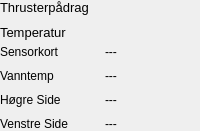
                              <widget class="QFrame" name="frame">
                               <property name="sizePolicy">
                                <sizepolicy hsizetype="Preferred" vsizetype="Preferred">
                                 <horstretch>0</horstretch>
                                 <verstretch>0</verstretch>
                                </sizepolicy>
                               </property>
                               <property name="minimumSize">
                                <size>
                                 <width>0</width>
                                 <height>0</height>
                                </size>
                               </property>
                               <property name="maximumSize">
                                <size>
                                 <width>16777215</width>
                                 <height>16777215</height>
                                </size>
                               </property>
                               <layout class="QVBoxLayout" name="kjoremodusLayout" stretch="0,0,0,0">
                                <property name="spacing">
                                 <number>5</number>
                                </property>
                                <property name="leftMargin">
                                 <number>0</number>
                                </property>
                                <property name="topMargin">
                                 <number>0</number>
                                </property>
                                <property name="rightMargin">
                                 <number>0</number>
                                </property>
                                <property name="bottomMargin">
                                 <number>0</number>
                                </property>
                                <item>
                                 <widget class="QLabel" name="title_kjoremodus">
                                  <property name="minimumSize">
                                   <size>
                                    <width>0</width>
                                    <height>0</height>
                                   </size>
                                  </property>
                                  <property name="maximumSize">
                                   <size>
                                    <width>100</width>
                                    <height>50</height>
                                   </size>
                                  </property>
                                  <property name="font">
                                   <font>
                                    <pointsize>10</pointsize>
                                    <weight>50</weight>
                                    <italic>false</italic>
                                    <bold>false</bold>
                                   </font>
                                  </property>
                                  <property name="styleSheet">
                                   <string notr="true"/>
                                  </property>
                                  <property name="text">
                                   <string>Thrusterpådrag</string>
                                  </property>
                                 </widget>
                                </item>
                                <item>
                                 <widget class="QFrame" name="frame_2">
                                  <property name="sizePolicy">
                                   <sizepolicy hsizetype="Minimum" vsizetype="Expanding">
                                    <horstretch>5</horstretch>
                                    <verstretch>0</verstretch>
                                   </sizepolicy>
                                  </property>
                                  <property name="maximumSize">
                                   <size>
                                    <width>351</width>
                                    <height>372</height>
                                   </size>
                                  </property>
                                  <property name="styleSheet">
                                   <string notr="true">QWidget {
    background-color: #6E6976;
}

QFrame {
    background-color: #2E2A33;
    border: 2px solid #6E6976;
    border-radius: 10px;
}

QPushButton {
    background-color: #2E2A33;
    border: 2px solid #6E6976;
    border-radius: 10px;
    color: #FFFFFF;
    padding: 5px;
}

QPushButton:hover {
    background-color: #6E6976;
    color: #FFFFFF;
}

QLineEdit {
    background-color: #2E2A33;
    border: 2px solid #6E6976;
    border-radius: 10px;
    color: #FFFFFF;
    padding: 5px;
}

QLabel {
    color: #FFFFFF;
}
</string>
                                  </property>
                                  <property name="frameShape">
                                   <enum>QFrame::StyledPanel</enum>
                                  </property>
                                  <property name="frameShadow">
                                   <enum>QFrame::Raised</enum>
                                  </property>
                                  <widget class="QLabel" name="label_20">
                                   <property name="geometry">
                                    <rect>
                                     <x>-1</x>
                                     <y>1</y>
                                     <width>351</width>
                                     <height>301</height>
                                    </rect>
                                   </property>
                                   <property name="sizePolicy">
                                    <sizepolicy hsizetype="MinimumExpanding" vsizetype="Expanding">
                                     <horstretch>5</horstretch>
                                     <verstretch>0</verstretch>
                                    </sizepolicy>
                                   </property>
                                   <property name="maximumSize">
                                    <size>
                                     <width>351</width>
                                     <height>372</height>
                                    </size>
                                   </property>
                                   <property name="text">
                                    <string/>
                                   </property>
                                   <property name="pixmap">
                                    <pixmap resource="../resources.qrc">:/rov/E:/image.png</pixmap>
                                   </property>
                                   <property name="scaledContents">
                                    <bool>true</bool>
                                   </property>
                                  </widget>
                                  <widget class="QLabel" name="labelVVF_3">
                                   <property name="geometry">
                                    <rect>
                                     <x>60</x>
                                     <y>40</y>
                                     <width>41</width>
                                     <height>31</height>
                                    </rect>
                                   </property>
                                   <property name="sizePolicy">
                                    <sizepolicy hsizetype="MinimumExpanding" vsizetype="Expanding">
                                     <horstretch>5</horstretch>
                                     <verstretch>0</verstretch>
                                    </sizepolicy>
                                   </property>
                                   <property name="styleSheet">
                                    <string notr="true">QWidget {
    background-color: #6E6976;
    font-size: 15px;
}

QFrame {
    background-color: #2E2A33;
    border: 2px solid blue;
    border-radius: 10px;
    font-size: 15px;
}

QPushButton {
    background-color: #2E2A33;
    border: 2px solid blue;
    border-radius: 10px;
    color: #FFFFFF;
    padding: 5px;
    font-size: 15px;
}

QPushButton:hover {
    background-color: #6E6976;
    color: #FFFFFF;
}

QLineEdit {
    background-color: #2E2A33;
    border: 2px solid blue;
    border-radius: 10px;
    color: #FFFFFF;
    padding: 5px;
    font-size: 15px;
}

QLabel {
    color: #FFFFFF;
    font-size: 15px;
}</string>
                                   </property>
                                   <property name="text">
                                    <string>------</string>
                                   </property>
                                  </widget>
                                  <widget class="QLabel" name="labelVHF_3">
                                   <property name="geometry">
                                    <rect>
                                     <x>270</x>
                                     <y>40</y>
                                     <width>41</width>
                                     <height>31</height>
                                    </rect>
                                   </property>
                                   <property name="sizePolicy">
                                    <sizepolicy hsizetype="MinimumExpanding" vsizetype="Expanding">
                                     <horstretch>5</horstretch>
                                     <verstretch>0</verstretch>
                                    </sizepolicy>
                                   </property>
                                   <property name="styleSheet">
                                    <string notr="true">QWidget {
    background-color: #6E6976;
    font-size: 15px;
}

QFrame {
    background-color: #2E2A33;
    border: 2px solid blue;
    border-radius: 10px;
    font-size: 15px;
}

QPushButton {
    background-color: #2E2A33;
    border: 2px solid blue;
    border-radius: 10px;
    color: #FFFFFF;
    padding: 5px;
    font-size: 15px;
}

QPushButton:hover {
    background-color: #6E6976;
    color: #FFFFFF;
}

QLineEdit {
    background-color: #2E2A33;
    border: 2px solid blue;
    border-radius: 10px;
    color: #FFFFFF;
    padding: 5px;
    font-size: 15px;
}

QLabel {
    color: #FFFFFF;
    font-size: 15px;
}</string>
                                   </property>
                                   <property name="text">
                                    <string>------</string>
                                   </property>
                                  </widget>
                                  <widget class="QLabel" name="labelHHF_3">
                                   <property name="geometry">
                                    <rect>
                                     <x>250</x>
                                     <y>110</y>
                                     <width>41</width>
                                     <height>31</height>
                                    </rect>
                                   </property>
                                   <property name="sizePolicy">
                                    <sizepolicy hsizetype="MinimumExpanding" vsizetype="Expanding">
                                     <horstretch>5</horstretch>
                                     <verstretch>0</verstretch>
                                    </sizepolicy>
                                   </property>
                                   <property name="styleSheet">
                                    <string notr="true">QWidget {
    background-color: #6E6976;
    font-size: 15px;
}

QFrame {
    background-color: #2E2A33;
    border: 2px solid blue;
    border-radius: 10px;
    font-size: 15px;
}

QPushButton {
    background-color: #2E2A33;
    border: 2px solid blue;
    border-radius: 10px;
    color: #FFFFFF;
    padding: 5px;
    font-size: 15px;
}

QPushButton:hover {
    background-color: #6E6976;
    color: #FFFFFF;
}

QLineEdit {
    background-color: #2E2A33;
    border: 2px solid blue;
    border-radius: 10px;
    color: #FFFFFF;
    padding: 5px;
    font-size: 15px;
}

QLabel {
    color: #FFFFFF;
    font-size: 15px;
}</string>
                                   </property>
                                   <property name="text">
                                    <string>------</string>
                                   </property>
                                  </widget>
                                  <widget class="QLabel" name="labelHHB_3">
                                   <property name="geometry">
                                    <rect>
                                     <x>250</x>
                                     <y>190</y>
                                     <width>41</width>
                                     <height>31</height>
                                    </rect>
                                   </property>
                                   <property name="sizePolicy">
                                    <sizepolicy hsizetype="MinimumExpanding" vsizetype="Expanding">
                                     <horstretch>5</horstretch>
                                     <verstretch>0</verstretch>
                                    </sizepolicy>
                                   </property>
                                   <property name="styleSheet">
                                    <string notr="true">QWidget {
    background-color: #6E6976;
    font-size: 15px;
}

QFrame {
    background-color: #2E2A33;
    border: 2px solid blue;
    border-radius: 10px;
    font-size: 15px;
}

QPushButton {
    background-color: #2E2A33;
    border: 2px solid blue;
    border-radius: 10px;
    color: #FFFFFF;
    padding: 5px;
    font-size: 15px;
}

QPushButton:hover {
    background-color: #6E6976;
    color: #FFFFFF;
}

QLineEdit {
    background-color: #2E2A33;
    border: 2px solid blue;
    border-radius: 10px;
    color: #FFFFFF;
    padding: 5px;
    font-size: 15px;
}

QLabel {
    color: #FFFFFF;
    font-size: 15px;
}</string>
                                   </property>
                                   <property name="text">
                                    <string>------</string>
                                   </property>
                                  </widget>
                                  <widget class="QLabel" name="labelVHB_3">
                                   <property name="geometry">
                                    <rect>
                                     <x>270</x>
                                     <y>260</y>
                                     <width>41</width>
                                     <height>31</height>
                                    </rect>
                                   </property>
                                   <property name="sizePolicy">
                                    <sizepolicy hsizetype="MinimumExpanding" vsizetype="Expanding">
                                     <horstretch>5</horstretch>
                                     <verstretch>0</verstretch>
                                    </sizepolicy>
                                   </property>
                                   <property name="styleSheet">
                                    <string notr="true">QWidget {
    background-color: #6E6976;
    font-size: 15px;
}

QFrame {
    background-color: #2E2A33;
    border: 2px solid blue;
    border-radius: 10px;
    font-size: 15px;
}

QPushButton {
    background-color: #2E2A33;
    border: 2px solid blue;
    border-radius: 10px;
    color: #FFFFFF;
    padding: 5px;
    font-size: 15px;
}

QPushButton:hover {
    background-color: #6E6976;
    color: #FFFFFF;
}

QLineEdit {
    background-color: #2E2A33;
    border: 2px solid blue;
    border-radius: 10px;
    color: #FFFFFF;
    padding: 5px;
    font-size: 15px;
}

QLabel {
    color: #FFFFFF;
    font-size: 15px;
}</string>
                                   </property>
                                   <property name="text">
                                    <string>------</string>
                                   </property>
                                  </widget>
                                  <widget class="QLabel" name="labelVVB_3">
                                   <property name="geometry">
                                    <rect>
                                     <x>60</x>
                                     <y>260</y>
                                     <width>41</width>
                                     <height>31</height>
                                    </rect>
                                   </property>
                                   <property name="sizePolicy">
                                    <sizepolicy hsizetype="MinimumExpanding" vsizetype="Expanding">
                                     <horstretch>5</horstretch>
                                     <verstretch>0</verstretch>
                                    </sizepolicy>
                                   </property>
                                   <property name="styleSheet">
                                    <string notr="true">QWidget {
    background-color: #6E6976;
    font-size: 15px;
}

QFrame {
    background-color: #2E2A33;
    border: 2px solid blue;
    border-radius: 10px;
    font-size: 15px;
}

QPushButton {
    background-color: #2E2A33;
    border: 2px solid blue;
    border-radius: 10px;
    color: #FFFFFF;
    padding: 5px;
    font-size: 15px;
}

QPushButton:hover {
    background-color: #6E6976;
    color: #FFFFFF;
}

QLineEdit {
    background-color: #2E2A33;
    border: 2px solid blue;
    border-radius: 10px;
    color: #FFFFFF;
    padding: 5px;
    font-size: 15px;
}

QLabel {
    color: #FFFFFF;
    font-size: 15px;
}</string>
                                   </property>
                                   <property name="text">
                                    <string>------</string>
                                   </property>
                                  </widget>
                                  <widget class="QLabel" name="labelHVB_3">
                                   <property name="geometry">
                                    <rect>
                                     <x>90</x>
                                     <y>190</y>
                                     <width>41</width>
                                     <height>31</height>
                                    </rect>
                                   </property>
                                   <property name="sizePolicy">
                                    <sizepolicy hsizetype="MinimumExpanding" vsizetype="Expanding">
                                     <horstretch>5</horstretch>
                                     <verstretch>0</verstretch>
                                    </sizepolicy>
                                   </property>
                                   <property name="styleSheet">
                                    <string notr="true">QWidget {
    background-color: #6E6976;
    font-size: 15px;
}

QFrame {
    background-color: #2E2A33;
    border: 2px solid blue;
    border-radius: 10px;
    font-size: 15px;
}

QPushButton {
    background-color: #2E2A33;
    border: 2px solid blue;
    border-radius: 10px;
    color: #FFFFFF;
    padding: 5px;
    font-size: 15px;
}

QPushButton:hover {
    background-color: #6E6976;
    color: #FFFFFF;
}

QLineEdit {
    background-color: #2E2A33;
    border: 2px solid blue;
    border-radius: 10px;
    color: #FFFFFF;
    padding: 5px;
    font-size: 15px;
}

QLabel {
    color: #FFFFFF;
    font-size: 15px;
}</string>
                                   </property>
                                   <property name="text">
                                    <string>------</string>
                                   </property>
                                  </widget>
                                  <widget class="QLabel" name="labelHVF_3">
                                   <property name="geometry">
                                    <rect>
                                     <x>90</x>
                                     <y>110</y>
                                     <width>41</width>
                                     <height>31</height>
                                    </rect>
                                   </property>
                                   <property name="sizePolicy">
                                    <sizepolicy hsizetype="MinimumExpanding" vsizetype="Expanding">
                                     <horstretch>5</horstretch>
                                     <verstretch>0</verstretch>
                                    </sizepolicy>
                                   </property>
                                   <property name="styleSheet">
                                    <string notr="true">QWidget {
    background-color: #6E6976;
    font-size: 15px;
}

QFrame {
    background-color: #2E2A33;
    border: 2px solid blue;
    border-radius: 10px;
    font-size: 15px;
}

QPushButton {
    background-color: #2E2A33;
    border: 2px solid blue;
    border-radius: 10px;
    color: #FFFFFF;
    padding: 5px;
    font-size: 15px;
}

QPushButton:hover {
    background-color: #6E6976;
    color: #FFFFFF;
}

QLineEdit {
    background-color: #2E2A33;
    border: 2px solid blue;
    border-radius: 10px;
    color: #FFFFFF;
    padding: 5px;
    font-size: 15px;
}

QLabel {
    color: #FFFFFF;
    font-size: 15px;
}</string>
                                   </property>
                                   <property name="text">
                                    <string>------</string>
                                   </property>
                                  </widget>
                                 </widget>
                                </item>
                                <item>
                                 <widget class="QLabel" name="title_kjoremodus_2">
                                  <property name="minimumSize">
                                   <size>
                                    <width>0</width>
                                    <height>0</height>
                                   </size>
                                  </property>
                                  <property name="maximumSize">
                                   <size>
                                    <width>100</width>
                                    <height>50</height>
                                   </size>
                                  </property>
                                  <property name="font">
                                   <font>
                                    <pointsize>10</pointsize>
                                    <weight>50</weight>
                                    <italic>false</italic>
                                    <bold>false</bold>
                                   </font>
                                  </property>
                                  <property name="styleSheet">
                                   <string notr="true"/>
                                  </property>
                                  <property name="text">
                                   <string>Temperatur</string>
                                  </property>
                                 </widget>
                                </item>
                                <item>
                                 <layout class="QHBoxLayout" name="horizontalLayout_3">
                                  <item>
                                   <layout class="QHBoxLayout" name="horizontalLayout_7" stretch="0,0">
                                    <property name="spacing">
                                     <number>10</number>
                                    </property>
                                    <item>
                                     <layout class="QVBoxLayout" name="verticalLayout_38">
                                      <item>
                                       <widget class="QLabel" name="label_45">
                                        <property name="sizePolicy">
                                         <sizepolicy hsizetype="MinimumExpanding" vsizetype="MinimumExpanding">
                                          <horstretch>0</horstretch>
                                          <verstretch>0</verstretch>
                                         </sizepolicy>
                                        </property>
                                        <property name="styleSheet">
                                         <string notr="true">QLabel {
  qproperty-alignment: 'AlignCenter';
}</string>
                                        </property>
                                        <property name="text">
                                         <string>Sensorkort</string>
                                        </property>
                                       </widget>
                                      </item>
                                      <item>
                                       <widget class="QLabel" name="label_46">
                                        <property name="sizePolicy">
                                         <sizepolicy hsizetype="Preferred" vsizetype="MinimumExpanding">
                                          <horstretch>0</horstretch>
                                          <verstretch>0</verstretch>
                                         </sizepolicy>
                                        </property>
                                        <property name="styleSheet">
                                         <string notr="true">QLabel {
  qproperty-alignment: 'AlignCenter';
}</string>
                                        </property>
                                        <property name="text">
                                         <string>Vanntemp</string>
                                        </property>
                                       </widget>
                                      </item>
                                      <item>
                                       <widget class="QLabel" name="label_47">
                                        <property name="sizePolicy">
                                         <sizepolicy hsizetype="Preferred" vsizetype="MinimumExpanding">
                                          <horstretch>0</horstretch>
                                          <verstretch>0</verstretch>
                                         </sizepolicy>
                                        </property>
                                        <property name="styleSheet">
                                         <string notr="true">QLabel {
  qproperty-alignment: 'AlignCenter';
}</string>
                                        </property>
                                        <property name="text">
                                         <string>Høgre Side</string>
                                        </property>
                                       </widget>
                                      </item>
                                      <item>
                                       <widget class="QLabel" name="label_48">
                                        <property name="sizePolicy">
                                         <sizepolicy hsizetype="Preferred" vsizetype="MinimumExpanding">
                                          <horstretch>0</horstretch>
                                          <verstretch>0</verstretch>
                                         </sizepolicy>
                                        </property>
                                        <property name="styleSheet">
                                         <string notr="true">QLabel {
  qproperty-alignment: 'AlignCenter';
}</string>
                                        </property>
                                        <property name="text">
                                         <string>Venstre Side</string>
                                        </property>
                                       </widget>
                                      </item>
                                     </layout>
                                    </item>
                                    <item>
                                     <layout class="QVBoxLayout" name="verticalLayout_39">
                                      <item>
                                       <widget class="QLabel" name="label_51">
                                        <property name="sizePolicy">
                                         <sizepolicy hsizetype="MinimumExpanding" vsizetype="MinimumExpanding">
                                          <horstretch>0</horstretch>
                                          <verstretch>0</verstretch>
                                         </sizepolicy>
                                        </property>
                                        <property name="styleSheet">
                                         <string notr="true">QLabel {
  qproperty-alignment: 'AlignCenter';
}</string>
                                        </property>
                                        <property name="text">
                                         <string>---</string>
                                        </property>
                                       </widget>
                                      </item>
                                      <item>
                                       <widget class="QLabel" name="label_52">
                                        <property name="sizePolicy">
                                         <sizepolicy hsizetype="MinimumExpanding" vsizetype="MinimumExpanding">
                                          <horstretch>0</horstretch>
                                          <verstretch>0</verstretch>
                                         </sizepolicy>
                                        </property>
                                        <property name="styleSheet">
                                         <string notr="true">QLabel {
  qproperty-alignment: 'AlignCenter';
}</string>
                                        </property>
                                        <property name="text">
                                         <string>---</string>
                                        </property>
                                       </widget>
                                      </item>
                                      <item>
                                       <widget class="QLabel" name="label_53">
                                        <property name="sizePolicy">
                                         <sizepolicy hsizetype="MinimumExpanding" vsizetype="MinimumExpanding">
                                          <horstretch>0</horstretch>
                                          <verstretch>0</verstretch>
                                         </sizepolicy>
                                        </property>
                                        <property name="styleSheet">
                                         <string notr="true">QLabel {
  qproperty-alignment: 'AlignCenter';
}</string>
                                        </property>
                                        <property name="text">
                                         <string>---</string>
                                        </property>
                                       </widget>
                                      </item>
                                      <item>
                                       <widget class="QLabel" name="label_54">
                                        <property name="sizePolicy">
                                         <sizepolicy hsizetype="MinimumExpanding" vsizetype="MinimumExpanding">
                                          <horstretch>0</horstretch>
                                          <verstretch>0</verstretch>
                                         </sizepolicy>
                                        </property>
                                        <property name="styleSheet">
                                         <string notr="true">QLabel {
  qproperty-alignment: 'AlignCenter';
}</string>
                                        </property>
                                        <property name="text">
                                         <string>---</string>
                                        </property>
                                       </widget>
                                      </item>
                                     </layout>
                                    </item>
                                   </layout>
                                  </item>
                                 </layout>
                                </item>
                               </layout>
                              </widget>
